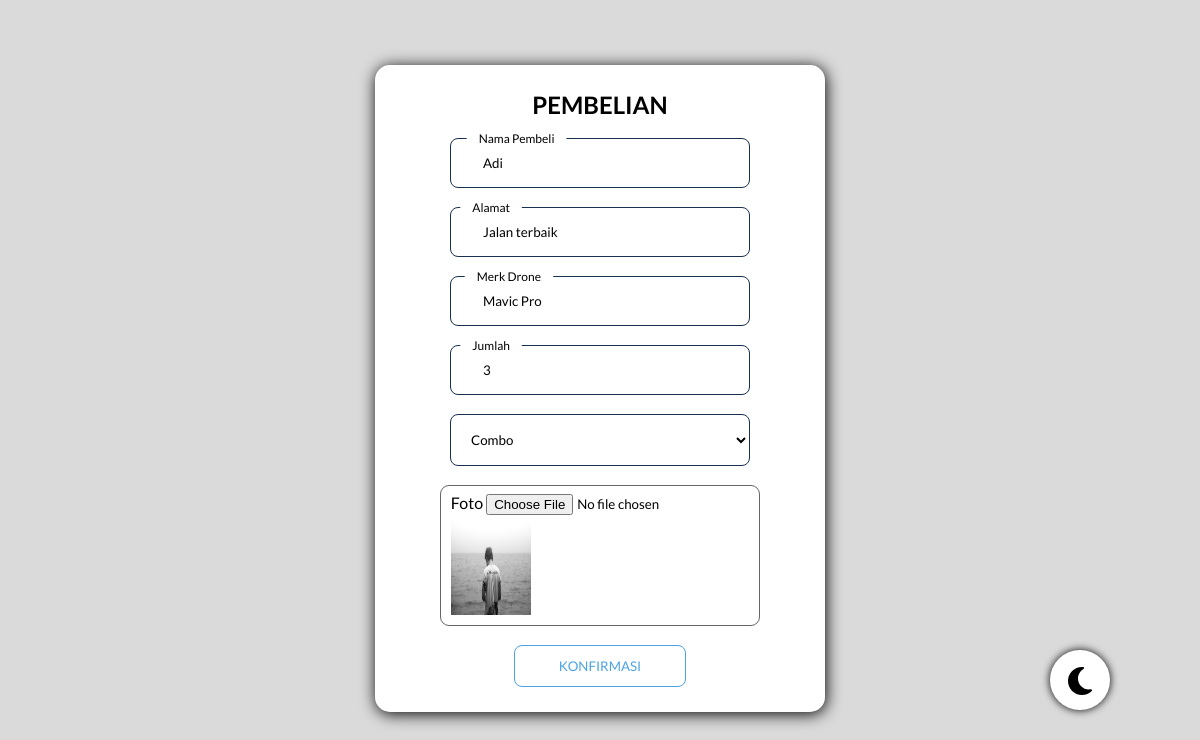
/edit.php?id_produk=6, run on the app's committed database.
### tables this page shows
CREATE TABLE `belanja` (
  `id_produk` int(11) NOT NULL,
  `nama` varchar(100) NOT NULL,
  `alamat` varchar(255) NOT NULL,
  `merk` varchar(100) NOT NULL,
  `jumlah` int(11) NOT NULL,
  `paket` varchar(100) NOT NULL,
  `foto` varchar(255) NOT NULL
);

### edit.php (the view, shortened to what this page needs)
<?php
require "koneksi.php";
$id_produk = $_GET['id_produk'];
$result = mysqli_query($conn, "SELECT * FROM belanja WHERE id_produk = $id_produk");
while ($row = mysqli_fetch_assoc($result)){
    $belanja[]= $row;
}
$belanja = $belanja[0];
?>
<!DOCTYPE html>
<html lang="en">
<head>
    <link rel="stylesheet" href="style/style-belanja.css">
    <link rel="stylesheet" href="style/style.css">
</head>
<body  style="background-image: url(img/background_dji_drone.jpg);">
<?php require("night.php") ?>
<div class="utama-banget">
    <div class="utama">
        <form class="kartu-belanja" action="" method="post" enctype="multipart/form-data">
            <h2>PEMBELIAN</h2>
            <br>
            <div class="form-control">
                <input
                    type="text"
                    id="nama"
                    name="nama"
                    class="text-input input-info"
                    autocomplete="off"
                    placeholder="nama"
                    value="<?= $belanja["nama"] ?>"
                    required
                />
                <label for="nama" class="label-input">
                    Nama Pembeli
                </label>
            </div>
            <br>
            <div class="form-control">
                <input
                    type="text"
                    id="alamat"
                    name="alamat"
                    class="text-input input-info"
                    autocomplete="off"
                    placeholder="alamat"
                    value="<?= $belanja["alamat"] ?>"
                    required
                />
                <label for="alamat" class="label-input">
                    Alamat
                </label>
            </div>
            <br>
            <div class="form-control">
                <input
                    type="text"
                    id="merk"
                    name="merk"
                    class="text-input input-info"
                    autocomplete="off"
                    placeholder="merk"
                    value="<?= $belanja["merk"] ?>"
                    required
                />
                <label for="merk" class="label-input">
                    Merk Drone
                </label>
            </div>
            <br>
            <div class="form-control">
                <input
                    type="number"
                    id="jumlah"
                    name="jumlah"
                    class="text-input input-info"
                    autocomplete="off"
                    placeholder="jumlah"
                    required
                    value="<?= $belanja["jumlah"] ?>"
                    min ="1"
                />
                <label for="jumlah" class="label-input">
                    Jumlah
                </label>
            </div>
            <br>
            <select required class="select select-neu"  id="paket" name="paket" >
                <option name="paket" value="Combo" <?php if($belanja["paket"] == "Combo") echo "selected" ?>>Combo</option>
            </select>
            <br>
            <div class="input-field" style="border: 1px solid rgba(0, 0, 0, 0.6); border-radius: 9px; padding: 7px 10px; font-size:16px">
            <label for="foto" class="label-field">Foto</label>
            <input type="file" name="foto" id="foto">
            <br>
            <img src="imgBelanja/<?= $belanja['foto'] ?>" alt="<?= $belanja['foto'] ?>" width="80px" height="100px">
            </div>
            <br>
            <button type ="submit" name="submit" class="btn btn-outline">KONFIRMASI</button>
        </form>
    </div>
    </div>
</body>
</html>

### style/style-belanja.css (style rules this page uses)
* { margin: 0; padding: 0; box-sizing: border-box; }
body { background-repeat: no-repeat; background-size: cover; background-position: center; background-attachment: fixed; justify-content: center; }
.utama-banget { display: flex; background-attachment: fixed; justify-content: center; align-items: center; padding-top: 65px; }
.utama { background-color: #ffffff; padding: 25px 25px; width: 450px; justify-content: center; align-items: center; border-radius: 15px; box-shadow: 1px 2px 16px 0px #000000; }
.kartu-belanja { display: flex; flex-direction: column; align-items: center; justify-content: space-between; }
.form-control { position: relative; }
.text-input { padding: 16px 32px; border-radius: 8px; border: 1px solid #183153; width: 300px; }
.text-input::placeholder { color: transparent; }
.label-input { position: absolute; top: 0; left: 0; transform: translateY(-50%) scale(0.75); opacity: 1; background-color: #ffffff; padding-inline: 16px; }
.select { width: min(100%, 300px); padding: 16px; border-radius: 8px; background-color: transparent; }
.select-neu { border: 1px solid #183153; }
.btn { display: flex; align-items: center; justify-content: center; gap: 8px; padding: 12px 44px; border-radius: 8px; cursor: pointer; }
.btn-outline { background-color: transparent; border: 1px solid #4ba3e3; color: #4ba3e3; }

### style/style.css (style rules this page uses)
* { margin: 0; padding: 0; box-sizing: border-box; scroll-behavior: smooth; transition: 0.3s ease; }
body { background-color: #dadada; padding-bottom: 40px; transition: color 0.3s, transform 0.3s; }

### edit.php (style rules this page uses)
* { font-family: lato, sans-serif; }

### data on the page
belanja: nama "Adi", alamat "Jalan terbaik", merk "Mavic Pro", jumlah "3", paket "Combo", foto (picture)
